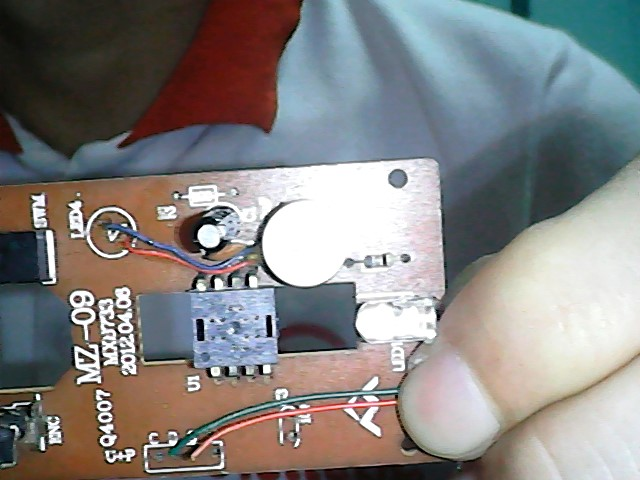
#> input picture My-Project-master/Cam/img.jpg, 640 x 480 px, given in place of the camera
$ python test.py
#> lines starting #> are read from the running program, lines starting #| are printed output that depends on the picture; after the words box and inside, x2 and y2 are one past the last pixel; in counts of white or black regions, pixels touching at a corner belong together
import cv2
import numpy as np

cap = cv2.VideoCapture(0)

while True:
    _, frame = cap.read()
#> frame is the input picture: shape (480, 640, 3); mean B, G, R 130.2, 131.2, 133.3
    hsv_frame = cv2.cvtColor(frame, cv2.COLOR_BGR2HSV)
#> hsv_frame: shape (480, 640, 3); mean H, S, V 61.2, 68, 147.5
    # Red color
    low_red = np.array([161, 155, 84])
    high_red = np.array([179, 255, 255])
    red_mask = cv2.inRange(hsv_frame, low_red, high_red)
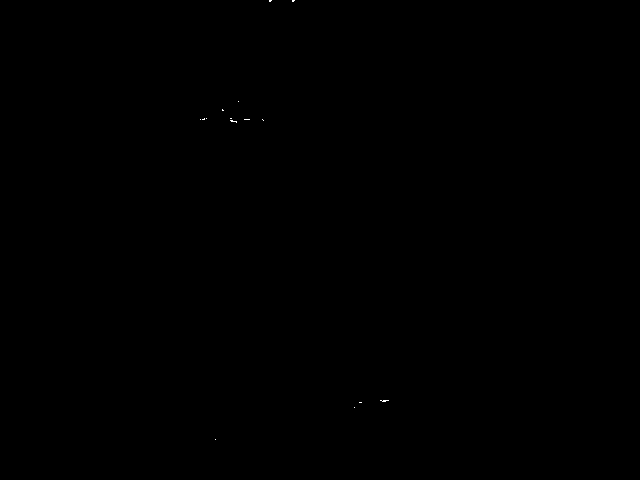
#> red_mask: shape (480, 640); 0.02% white in thin lines or dots, all inside (x1, y1, x2, y2) = (200, 0, 389, 440)
    red = cv2.bitwise_and(frame, frame, mask=red_mask)
    # Blue color
    low_blue = np.array([94, 80, 2])
    high_blue = np.array([126, 255, 255])
    blue_mask = cv2.inRange(hsv_frame, low_blue, high_blue)
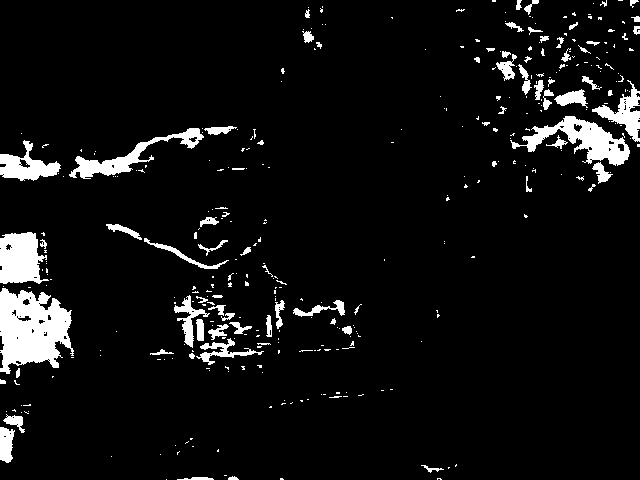
#> blue_mask: shape (480, 640); 6.5% white; 354 white regions (274 under 20 px), largest, box (x1, y1, x2, y2) and area: (0, 288, 74, 374) 4289, (510, 116, 630, 166) 2217, (0, 232, 49, 284) 1890
    blue = cv2.bitwise_and(frame, frame, mask=blue_mask)
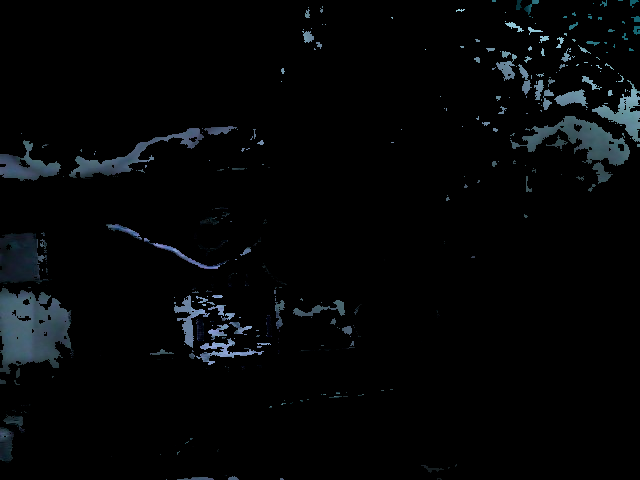
#> blue: shape (480, 640, 3); mean B, G, R 6.9, 5.8, 4.3

    # Green color
    low_green = np.array([25, 52, 72])
    high_green = np.array([102, 255, 255])
    green_mask = cv2.inRange(hsv_frame, low_green, high_green)
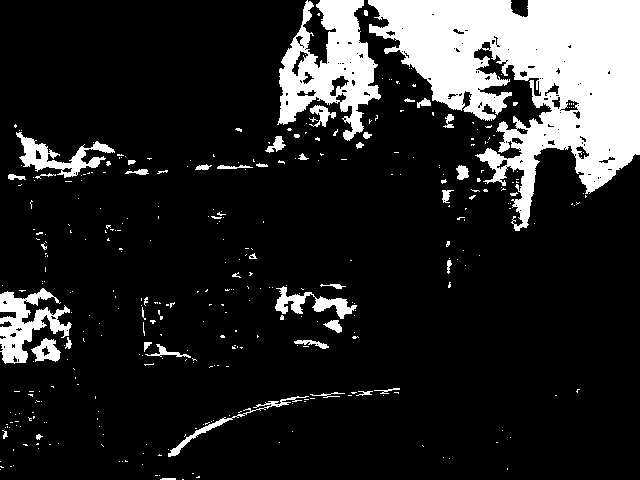
#> green_mask: shape (480, 640); 15.8% white; 367 white regions (320 under 20 px), largest, box (x1, y1, x2, y2) and area: (368, 0, 640, 231) 31719, (277, 0, 381, 141) 7298, (0, 288, 72, 364) 2431
    green = cv2.bitwise_and(frame, frame, mask=green_mask)
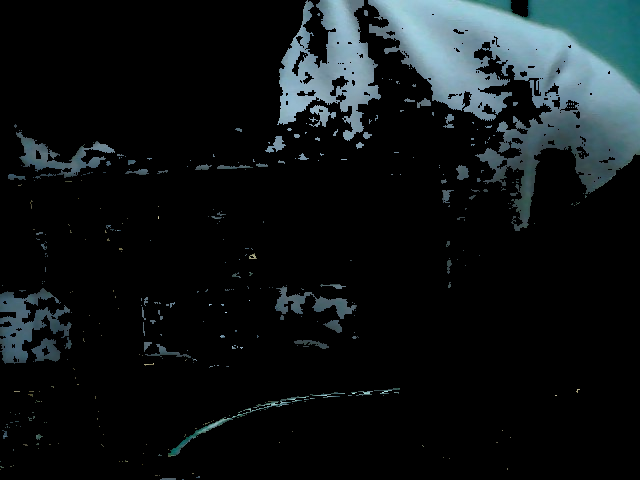
#> green: shape (480, 640, 3); mean B, G, R 23, 21.2, 15.7

    # Every color except white
    low = np.array([0, 42, 0])
    high = np.array([179, 255, 255])
    mask = cv2.inRange(hsv_frame, low, high)
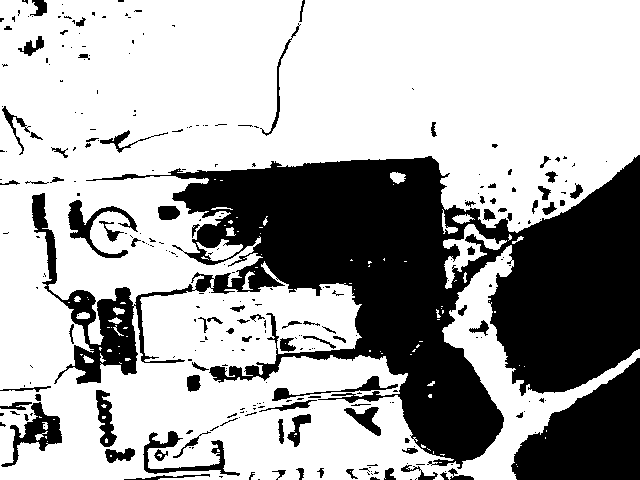
#> mask: shape (480, 640); 67.3% white; 284 black regions (195 under 20 px), largest, box (x1, y1, x2, y2) and area: (32, 155, 640, 469) 78302, (511, 358, 640, 480) 9742, (1, 402, 62, 467) 1260
    result = cv2.bitwise_and(frame, frame, mask=mask)
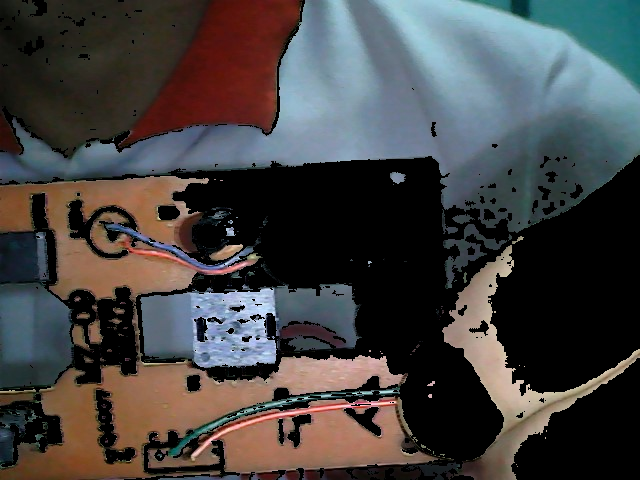
#> result: shape (480, 640, 3); mean B, G, R 66.1, 66.4, 68.1
    cv2.imshow("Frame", frame)
    cv2.imshow("Red", red)
    cv2.imshow("Blue", blue)
    cv2.imshow("Green", green)
    cv2.imshow("Result", result)

    key = cv2.waitKey(1)
#> (key Esc is pressed here)
    if key == 27:
        break
